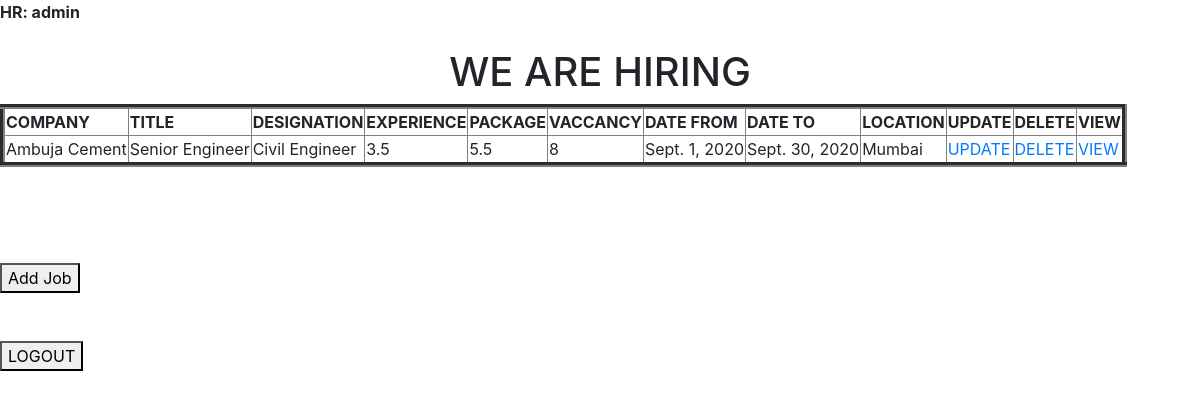
Screenshot of /readciviljob/13/ (signed in) with the database file from the repository.
### adminapp/models.py (models this page shows, shortened)
class CivilJobs(models.Model):
    company = models.CharField(max_length=100)
    title = models.CharField(max_length=100)
    desgination = models.CharField(max_length=100)
    experience = models.FloatField()
    package = models.FloatField()
    vaccancy = models.IntegerField()
    date_from = models.DateField()
    date_to = models.DateField()
    location = models.ForeignKey(Address, on_delete=models.CASCADE, null=True)
    user = models.ManyToManyField(Usertable)
    hrtable = models.ForeignKey(User, on_delete=models.CASCADE, null=True)
    def __str__(self):
        return self.company

class Address(models.Model):
    city = models.CharField(max_length=100)
    def __str__(self):
        return self.city

### adminapp/views.py (the view)
# urls.py: path('readciviljob/<int:id>/', views.readciviljob_view, name='readciviljob'),
@login_required(login_url ='/login/')
def readciviljob_view(request,id):
    user = User.objects.get(pk=id)
    obj = CivilJobs.objects.filter(hrtable__username=user.username)
    print(user, obj)
    return render(request, 'readciviljob.html',{'obj':obj})

### adminapp/templates/readciviljob.html
{% extends 'base.html' %}
{% block body %}
    <b>HR: {{request.user.username}}</b> <br><br>
    <h1 align=center> WE ARE HIRING</h1>
    <table border=5>
      <thead>
        <th>COMPANY</th>
        <th>TITLE</th>
        <th>DESIGNATION</th>
        <th>EXPERIENCE</th>
        <th>PACKAGE</th>
        <th>VACCANCY</th>
        <th>DATE FROM</th>
        <th>DATE TO</th>
        <th>LOCATION</th>
        <th>UPDATE</th>
        <th>DELETE</th>
        <th>VIEW</th>
      </thead>
    {% for x in obj %}
      <tr>
          <td>{{x.company}}</td>
          <td>{{x.title}}</td>
          <td>{{x.desgination}}</td>
          <td>{{x.experience}}</td>
          <td>{{x.package}}</td>
          <td>{{x.vaccancy}}</td>
          <td>{{x.date_from}}</td>
          <td>{{x.date_to}}</td>
          <td>{{x.location}}</td>
          <td><a href="{% url 'updateciviljob' x.id %}">UPDATE</a></td>
          <td><a href="{% url 'deleteciviljob' x.id %}">DELETE</a></td>
          <td><a href="{% url 'resumecivil' x.id %}">VIEW</a></td>
        </tr>
    {% endfor %}
  </table> <br> <br><br> <br>
  <form class="" action="/addciviljob/" method="POST"> {% csrf_token %}
    <button type="submit" name="button">Add Job</button>
  </form>
  <br> <br>
  <form class="" action="/logout/" method="POST"> {% csrf_token %}
    <button type="submit" name="button">LOGOUT</button>
  </form> <br>
{% endblock %}

### rows the page displays
CivilJobs: company "Ambuja Cement", title "Senior Engineer", desgination "Civil Engineer", experience "3.5", package "5.5", vaccancy "8", date_from "Sept. 1, 2020", date_to "Sept. 30, 2020", location "Mumbai"

### other values shown
{{ request.user.username }} "admin"
